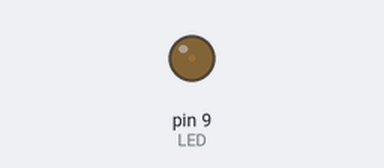
The sketch below on a simulated Arduino Uno, built with avr-gcc and run on an emulated ATmega328P. Parts: output pins drawn as LEDs (lit = HIGH).

Above: at 0.05 s.
At 0.6 s:
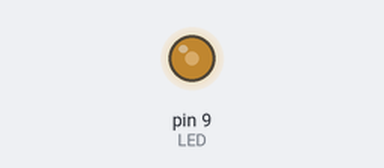
At 1.15 s:
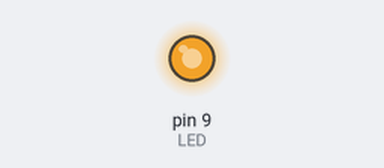
At 2.3 s:
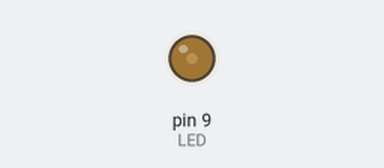
Timing chart, 0 to 5.9 s (numbered marks = the images above):
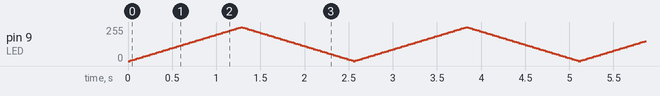

The sketch:

3_eine_led_pulsieren_lassen_2.ino
```cpp
int LED=9;
int helligkeit=0;
int x=5;

void setup() {
  // put your setup code here, to run once:
  pinMode(LED, OUTPUT);
}

void loop() {
  // put your main code here, to run repeatedly:
  analogWrite(LED, helligkeit);
  helligkeit=helligkeit+x;
  delay(25);
  if(helligkeit==0 || helligkeit==255)
  {
    x=-x;
  }
}
```
